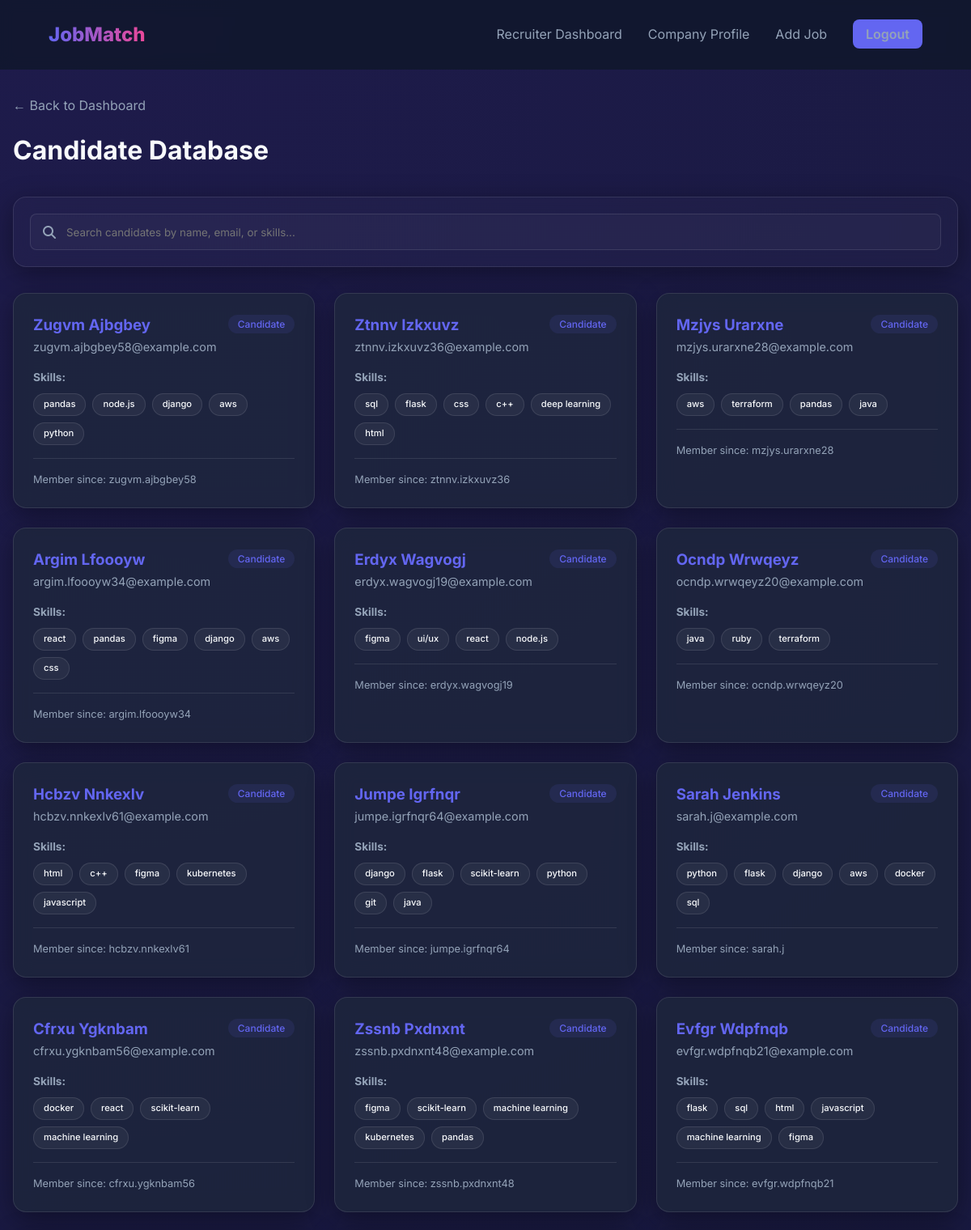
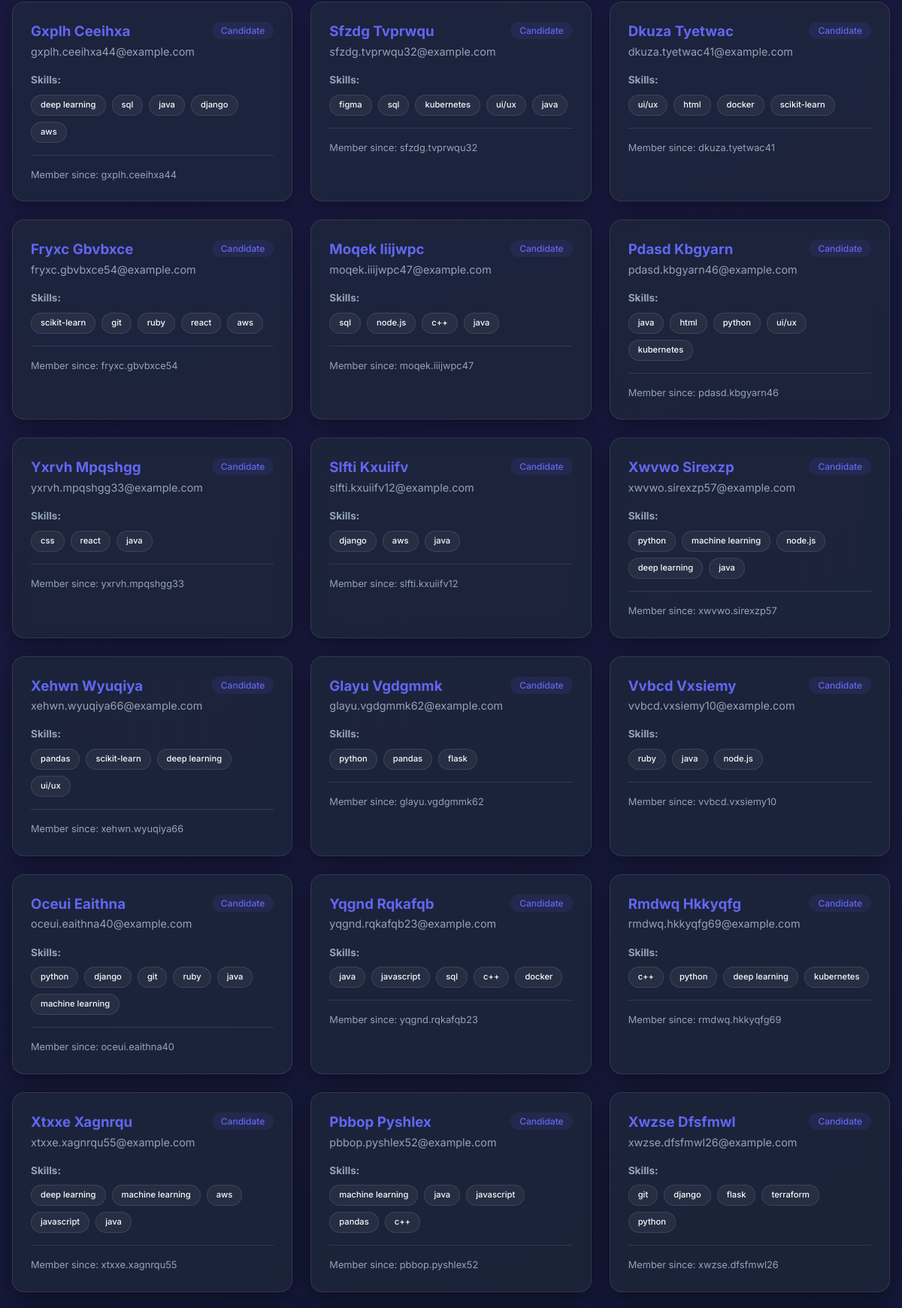
/recruiter/candidates (signed in, upper part), run on the app's committed database (2 pictures, top to bottom).
### models.py (models this page shows)
class User(db.Model, UserMixin):
    id = db.Column(db.Integer, primary_key=True)
    email = db.Column(db.String(120), unique=True, nullable=False)
    password = db.Column(db.String(60), nullable=False)
    role = db.Column(db.String(20), default='candidate') # 'candidate', 'recruiter', or 'admin'
    is_approved = db.Column(db.Boolean, default=True) # Recruiters require admin approval
    profile = db.relationship('UserProfile', backref='user', uselist=False)
    company_profile = db.relationship('CompanyProfile', backref='recruiter', uselist=False)
    applications = db.relationship('Application', backref='user', lazy=True)
    notifications = db.relationship('Notification', backref='user', lazy=True)

class UserProfile(db.Model):
    id = db.Column(db.Integer, primary_key=True)
    user_id = db.Column(db.Integer, db.ForeignKey('user.id'), nullable=False)
    full_name = db.Column(db.String(100), nullable=False)
    bio = db.Column(db.Text)
    location = db.Column(db.String(100))
    skills = db.Column(db.Text) # Stored as comma-separated values or JSON
    experience = db.Column(db.Text)
    education = db.Column(db.Text)
    resume_path = db.Column(db.String(255))

### main.py (the view)
@app.route("/recruiter/candidates")
@login_required
def recruiter_candidates():
    if current_user.role != 'recruiter':
        flash('Access denied!', 'danger')
        return redirect(url_for('dashboard'))
    candidates = User.query.filter_by(role='candidate').join(Application).join(Job).filter(Job.posted_by == current_user.id).distinct().all()
    return render_template('recruiter/candidates.html', candidates=candidates)

### main.py (called while the page is built)
@login_manager.user_loader
def load_user(user_id):
    return User.query.get(int(user_id))

### templates/recruiter/candidates.html (shortened to what this page needs)
{% extends "base.html" %}
{% block content %}
<div class="container">
    <div style="margin-bottom: 2rem;">
        <a href="{{ url_for('recruiter_dashboard') }}" style="color: var(--text-secondary); text-decoration: none;">&larr; Back to Dashboard</a>
        <h1 style="margin-top: 1rem;">Candidate <span>Database</span></h1>
    </div>
    <div class="glass-card" style="padding: 1.25rem; margin-bottom: 2rem; display: flex; gap: 1rem; align-items: center; background: rgba(255, 255, 255, 0.02);">
        <div style="flex: 1; position: relative;">
            <i class="fas fa-search" style="position: absolute; left: 1rem; top: 50%; transform: translateY(-50%); color: var(--text-secondary);"></i>
            <input type="text" id="candidateSearchInput" placeholder="Search candidates by name, email, or skills..." style="padding-left: 2.75rem; width: 100%; height: 45px; background: rgba(255,255,255,0.03); border: 1px solid var(--glass-border); border-radius: 8px; color: white; outline: none; transition: 0.3s;">
        </div>
    </div>
    <div class="job-grid">
        {% for candidate in candidates %}
        <div class="glass-card job-card candidate-card" style="padding: 1.5rem;"
             data-name="{{ (candidate.profile.full_name or 'anonymous user')|lower }}"
             data-email="{{ candidate.email|lower }}"
             data-skills="{{ (candidate.profile.skills or '')|lower }}">
            <div style="display: flex; justify-content: space-between; align-items: flex-start; margin-bottom: 1rem;">
                <div>
                    <a href="{{ url_for('recruiter_candidate_profile', user_id=candidate.id) }}" style="text-decoration: none;">
                        <h3 style="color: var(--primary); transition: 0.3s;" onmouseover="this.style.color='var(--secondary)'" onmouseout="this.style.color='var(--primary)'">{{ candidate.profile.full_name or 'Anonymous User' }}</h3>
                    </a>
                    <p style="font-size: 0.9rem; color: var(--text-secondary);">{{ candidate.email }}</p>
                </div>
                <div style="text-align: right;">
                    <span class="badge" style="background: rgba(99, 102, 241, 0.1); color: var(--primary); font-size: 0.75rem;">Candidate</span>
                </div>
            </div>
            <div style="margin-bottom: 1rem;">
                <p style="font-size: 0.85rem; color: var(--text-secondary); margin-bottom: 0.5rem;"><strong>Skills:</strong></p>
                <div style="display: flex; flex-wrap: wrap; gap: 0.5rem;">
                    {% if candidate.profile.skills %}
                        {% for skill in candidate.profile.skills.split(',') %}
                        <span class="badge badge-match" style="font-size: 0.7rem; border-color: rgba(255,255,255,0.1); background: rgba(255,255,255,0.05); color: var(--text-primary);">{{ skill.strip() }}</span>
                        {% endfor %}
                    {% else %}
                        <span style="font-size: 0.85rem; font-style: italic; color: var(--text-secondary);">No skills listed</span>
                    {% endif %}
                </div>
            </div>
            <div style="border-top: 1px solid var(--glass-border); padding-top: 1rem; margin-top: 1rem; display: flex; justify-content: space-between; align-items: center;">
                <p style="font-size: 0.8rem; color: var(--text-secondary);">Member since: {{ candidate.email.split('@')[0] }}</p>
            </div>
        </div>
        {% endfor %}
    </div>
</div>
{% endblock %}

### static/css/style.css (style rules this page uses)
:root { --primary: #6366f1; --primary-hover: #4f46e5; --secondary: #ec4899; --bg-dark: #0f172a; --card-bg: rgba(30, 41, 59, 0.7); --glass-border: rgba(255, 255, 255, 0.1); --text-primary: #f8fafc; --text-secondary: #94a3b8; --accent-success: #10b981; --accent-warning: #f59e0b; }
* { margin: 0; padding: 0; box-sizing: border-box; font-family: 'Inter', sans-serif; }
body { background: radial-gradient(circle at top left, #1e1b4b, #0f172a); color: var(--text-primary); min-height: 100vh; line-height: 1.6; }
.glass-card { background: var(--card-bg); backdrop-filter: blur(12px); -webkit-backdrop-filter: blur(12px); border: 1px solid var(--glass-border); border-radius: 1rem; padding: 2rem; box-shadow: 0 8px 32px 0 rgba(0, 0, 0, 0.37); }
.container { max-width: 1200px; margin: 2rem auto; padding: 0 1rem; }
.job-grid { display: grid; grid-template-columns: repeat(auto-fill, minmax(350px, 1fr)); gap: 1.5rem; margin-top: 2rem; }
.job-card { transition: transform 0.3s; }
.badge { padding: 0.25rem 0.75rem; border-radius: 9999px; font-size: 0.875rem; font-weight: 500; }
.badge-match { background: rgba(16, 185, 129, 0.2); color: var(--accent-success); border: 1px solid var(--accent-success); }
.glass-card { animation: fadeIn 0.4s ease-out; }
.job-card { transition: transform 0.3s cubic-bezier(0.4, 0, 0.2, 1), box-shadow 0.3s cubic-bezier(0.4, 0, 0.2, 1), border-color 0.3s; }
select, input, textarea { transition: border-color 0.3s, box-shadow 0.3s, background-color 0.3s; }

### data on the page
User: profile "Zugvm Ajbgbey", email "zugvm.ajbgbey58@example.com", strip "pandas" "node.js" "django" "aws" "python", email "zugvm.ajbgbey58"
User: profile "Ztnnv Izkxuvz", email "ztnnv.izkxuvz36@example.com", strip "sql" "flask" "css" "c++" "deep learning" "html", email "ztnnv.izkxuvz36"
User: profile "Mzjys Urarxne", email "mzjys.urarxne28@example.com", strip "aws" "terraform" "pandas" "java", email "mzjys.urarxne28"
User: profile "Argim Lfoooyw", email "argim.lfoooyw34@example.com", strip "react" "pandas" "figma" "django" "aws" "css", email "argim.lfoooyw34"
User: profile "Erdyx Wagvogj", email "erdyx.wagvogj19@example.com", strip "figma" "ui/ux" "react" "node.js", email "erdyx.wagvogj19"
User: profile "Ocndp Wrwqeyz", email "ocndp.wrwqeyz20@example.com", strip "java" "ruby" "terraform", email "ocndp.wrwqeyz20"
User: profile "Hcbzv Nnkexlv", email "hcbzv.nnkexlv61@example.com", strip "html" "c++" "figma" "kubernetes" "javascript", email "hcbzv.nnkexlv61"
User: profile "Jumpe Igrfnqr", email "jumpe.igrfnqr64@example.com", strip "django" "flask" "scikit-learn" "python" "git" "java", email "jumpe.igrfnqr64"
User: profile "Sarah Jenkins", email "sarah.j@example.com", strip "python" "flask" "django" "aws" "docker" "sql", email "sarah.j"
User: profile "Cfrxu Ygknbam", email "cfrxu.ygknbam56@example.com", strip "docker" "react" "scikit-learn" "machine learning", email "cfrxu.ygknbam56"
User: profile "Zssnb Pxdnxnt", email "zssnb.pxdnxnt48@example.com", strip "figma" "scikit-learn" "machine learning" "kubernetes" "pandas", email "zssnb.pxdnxnt48"
User: profile "Evfgr Wdpfnqb", email "evfgr.wdpfnqb21@example.com", strip "flask" "sql" "html" "javascript" "machine learning" "figma", email "evfgr.wdpfnqb21"
User: profile "Gxplh Ceeihxa", email "gxplh.ceeihxa44@example.com", strip "deep learning" "sql" "java" "django" "aws", email "gxplh.ceeihxa44"
User: profile "Sfzdg Tvprwqu", email "sfzdg.tvprwqu32@example.com", strip "figma" "sql" "kubernetes" "ui/ux" "java", email "sfzdg.tvprwqu32"
User: profile "Dkuza Tyetwac", email "dkuza.tyetwac41@example.com", strip "ui/ux" "html" "docker" "scikit-learn", email "dkuza.tyetwac41"
User: profile "Fryxc Gbvbxce", email "fryxc.gbvbxce54@example.com", strip "scikit-learn" "git" "ruby" "react" "aws", email "fryxc.gbvbxce54"
User: profile "Moqek Iiijwpc", email "moqek.iiijwpc47@example.com", strip "sql" "node.js" "c++" "java", email "moqek.iiijwpc47"
User: profile "Pdasd Kbgyarn", email "pdasd.kbgyarn46@example.com", strip "java" "html" "python" "ui/ux" "kubernetes", email "pdasd.kbgyarn46"
User: profile "Yxrvh Mpqshgg", email "yxrvh.mpqshgg33@example.com", strip "css" "react" "java", email "yxrvh.mpqshgg33"
User: profile "Slfti Kxuiifv", email "slfti.kxuiifv12@example.com", strip "django" "aws" "java", email "slfti.kxuiifv12"
User: profile "Xwvwo Sirexzp", email "xwvwo.sirexzp57@example.com", strip "python" "machine learning" "node.js" "deep learning" "java", email "xwvwo.sirexzp57"
User: profile "Xehwn Wyuqiya", email "xehwn.wyuqiya66@example.com", strip "pandas" "scikit-learn" "deep learning" "ui/ux", email "xehwn.wyuqiya66"
User: profile "Glayu Vgdgmmk", email "glayu.vgdgmmk62@example.com", strip "python" "pandas" "flask", email "glayu.vgdgmmk62"
User: profile "Vvbcd Vxsiemy", email "vvbcd.vxsiemy10@example.com", strip "ruby" "java" "node.js", email "vvbcd.vxsiemy10"
User: profile "Oceui Eaithna", email "oceui.eaithna40@example.com", strip "python" "django" "git" "ruby" "java" "machine learning", email "oceui.eaithna40"
User: profile "Yqgnd Rqkafqb", email "yqgnd.rqkafqb23@example.com", strip "java" "javascript" "sql" "c++" "docker", email "yqgnd.rqkafqb23"
User: profile "Rmdwq Hkkyqfg", email "rmdwq.hkkyqfg69@example.com", strip "c++" "python" "deep learning" "kubernetes", email "rmdwq.hkkyqfg69"
User: profile "Xtxxe Xagnrqu", email "xtxxe.xagnrqu55@example.com", strip "deep learning" "machine learning" "aws" "javascript" "java", email "xtxxe.xagnrqu55"
User: profile "Pbbop Pyshlex", email "pbbop.pyshlex52@example.com", strip "machine learning" "java" "javascript" "pandas" "c++", email "pbbop.pyshlex52"
User: profile "Xwzse Dfsfmwl", email "xwzse.dfsfmwl26@example.com", strip "git" "django" "flask" "terraform" "python", email "xwzse.dfsfmwl26"
